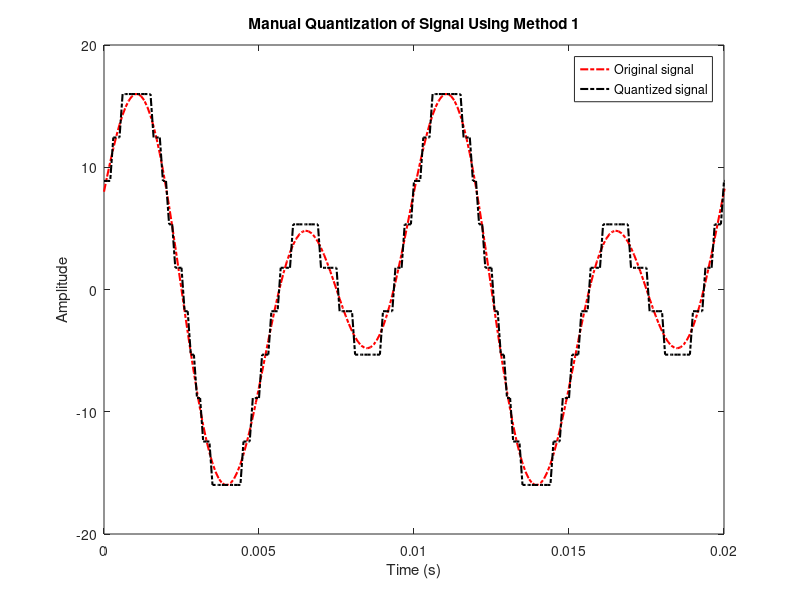

Write the MATLAB code that produced this figure.
%ID: 19-41468-3
A = 1;
B = 9;
C = 4;
D = 1;
E = 4;
F = 6;
G = 8;
H = 3;

a1 = H+5; %a1 = 8
a2 = H+7; %a2 = 10
f1 = (D+E+5)*10; %f1 = 100
f2 = (E+F+10)*10; %f2 = 200

fs = 10000;
t = 0:1/fs:1;

x = (a1*cos(2*pi*f1*t)) + (a2*sin(2*pi*f2*t));

L = 2^H + 2; %L = 10
delta=(max(x)-min(x))/(L-1);
xq = min(x)+(round((x-min(x))/delta)).*delta;

plot(t,x,'r-.', 'linewidth',1.5);
hold on;
plot(t,xq,'k-.', 'linewidth',1.5);
axis([0 0.02 -20 20]);

title('Manual Quantization of Signal Using Method 1');
legend('Original signal','Quantized signal');
xlabel('Time (s)');
ylabel('Amplitude');